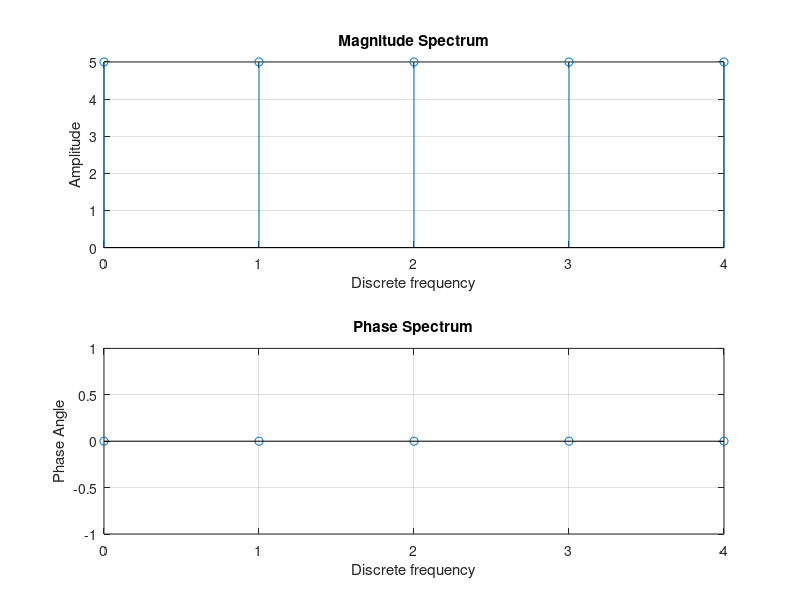

MATLAB code to generate this figure:

clc;
close all;
clear all;
x=input('Enter the sequence x= '); %[2 3 -1 4]
N=input('Enter the length of the DFT N= '); %4
len=length(x);
if N>len
    x=[x zeros(1,N-len)];
elseif N<len
    x=x(1:N);
end
i=sqrt(-1);
w=exp(-i*2*pi/N); % Twiddle factor (w)
n=0:(N-1);
k=0:(N-1);
nk=n'*k; % creates a N by N matrix of nk values
W=w.^nk;% DFT matrix
X=x*W;
disp(X);
subplot(211);
stem(k,abs(X));
title('Magnitude Spectrum');
xlabel('Discrete frequency');
ylabel('Amplitude');
grid on;
subplot(212);
stem(k,angle(X)); %give phase in radiant 
title('Phase Spectrum');
xlabel('Discrete frequency');
ylabel('Phase Angle');
grid on;

